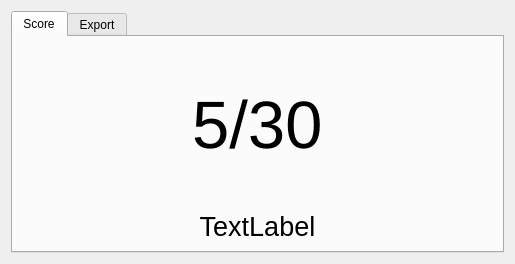
<?xml version="1.0" encoding="UTF-8"?>
<ui version="4.0">
 <class>export_dialog</class>
 <widget class="QDialog" name="export_dialog">
  <property name="enabled">
   <bool>true</bool>
  </property>
  <property name="geometry">
   <rect>
    <x>0</x>
    <y>0</y>
    <width>515</width>
    <height>239</height>
   </rect>
  </property>
  <property name="sizePolicy">
   <sizepolicy hsizetype="Preferred" vsizetype="Fixed">
    <horstretch>0</horstretch>
    <verstretch>0</verstretch>
   </sizepolicy>
  </property>
  <property name="maximumSize">
   <size>
    <width>16777215</width>
    <height>239</height>
   </size>
  </property>
  <property name="windowTitle">
   <string>Export</string>
  </property>
  <layout class="QGridLayout" name="gridLayout_2">
   <item row="1" column="0">
    <widget class="QTabWidget" name="tabWidget">
     <property name="sizePolicy">
      <sizepolicy hsizetype="Expanding" vsizetype="Fixed">
       <horstretch>0</horstretch>
       <verstretch>0</verstretch>
      </sizepolicy>
     </property>
     <property name="currentIndex">
      <number>0</number>
     </property>
     <widget class="QWidget" name="tab">
      <attribute name="title">
       <string>Score</string>
      </attribute>
      <layout class="QGridLayout" name="gridLayout_5">
       <item row="1" column="0">
        <layout class="QVBoxLayout" name="verticalLayout" stretch="5,1">
         <item>
          <layout class="QHBoxLayout" name="horizontalLayout">
           <item>
            <spacer name="horizontalSpacer_2">
             <property name="orientation">
              <enum>Qt::Horizontal</enum>
             </property>
             <property name="sizeHint" stdset="0">
              <size>
               <width>40</width>
               <height>20</height>
              </size>
             </property>
            </spacer>
           </item>
           <item>
            <widget class="QLabel" name="label_2">
             <property name="font">
              <font>
               <pointsize>50</pointsize>
              </font>
             </property>
             <property name="text">
              <string>5/30</string>
             </property>
            </widget>
           </item>
           <item>
            <spacer name="horizontalSpacer">
             <property name="orientation">
              <enum>Qt::Horizontal</enum>
             </property>
             <property name="sizeHint" stdset="0">
              <size>
               <width>40</width>
               <height>20</height>
              </size>
             </property>
            </spacer>
           </item>
          </layout>
         </item>
         <item>
          <widget class="QLabel" name="label">
           <property name="font">
            <font>
             <pointsize>20</pointsize>
            </font>
           </property>
           <property name="text">
            <string>TextLabel</string>
           </property>
           <property name="alignment">
            <set>Qt::AlignCenter</set>
           </property>
          </widget>
         </item>
        </layout>
       </item>
      </layout>
     </widget>
     <widget class="QWidget" name="tab_2">
      <attribute name="title">
       <string>Export</string>
      </attribute>
      <layout class="QGridLayout" name="gridLayout_4">
       <item row="0" column="0">
        <widget class="QGroupBox" name="groupBox">
         <property name="title">
          <string>GroupBox</string>
         </property>
         <layout class="QGridLayout" name="gridLayout_3">
          <item row="0" column="0">
           <widget class="QLabel" name="file_label">
            <property name="text">
             <string>File:</string>
            </property>
           </widget>
          </item>
          <item row="0" column="2">
           <widget class="QPushButton" name="open_file_selector_btn">
            <property name="text">
             <string>Select file</string>
            </property>
           </widget>
          </item>
          <item row="0" column="3">
           <widget class="QComboBox" name="file_extension_box">
            <item>
             <property name="text">
              <string>csv</string>
             </property>
            </item>
           </widget>
          </item>
          <item row="1" column="0" colspan="4">
           <widget class="QGroupBox" name="groupBox_2">
            <property name="title">
             <string/>
            </property>
            <layout class="QGridLayout" name="gridLayout">
             <item row="0" column="0">
              <widget class="QLabel" name="column_separator_label">
               <property name="text">
                <string>column Separator</string>
               </property>
              </widget>
             </item>
             <item row="0" column="1">
              <widget class="QLabel" name="record_separator_label">
               <property name="text">
                <string>new record separator</string>
               </property>
              </widget>
             </item>
             <item row="1" column="0">
              <widget class="QLineEdit" name="column_separator_box">
               <property name="text">
                <string>;</string>
               </property>
              </widget>
             </item>
             <item row="1" column="1">
              <widget class="QComboBox" name="record_separator_combo_box">
               <item>
                <property name="text">
                 <string>NL</string>
                </property>
               </item>
               <item>
                <property name="text">
                 <string>CR+NL</string>
                </property>
               </item>
              </widget>
             </item>
            </layout>
           </widget>
          </item>
          <item row="2" column="0" colspan="2">
           <widget class="QLabel" name="column_order_lbl">
            <property name="text">
             <string>Column order:</string>
            </property>
           </widget>
          </item>
          <item row="2" column="2" colspan="2">
           <widget class="QComboBox" name="column_order_combo">
            <item>
             <property name="text">
              <string>translation first</string>
             </property>
            </item>
            <item>
             <property name="text">
              <string>word first</string>
             </property>
            </item>
           </widget>
          </item>
          <item row="3" column="1" colspan="2">
           <widget class="QPushButton" name="export_btn">
            <property name="text">
             <string>Export</string>
            </property>
           </widget>
          </item>
         </layout>
        </widget>
       </item>
      </layout>
     </widget>
    </widget>
   </item>
  </layout>
 </widget>
 <resources/>
 <connections/>
</ui>
